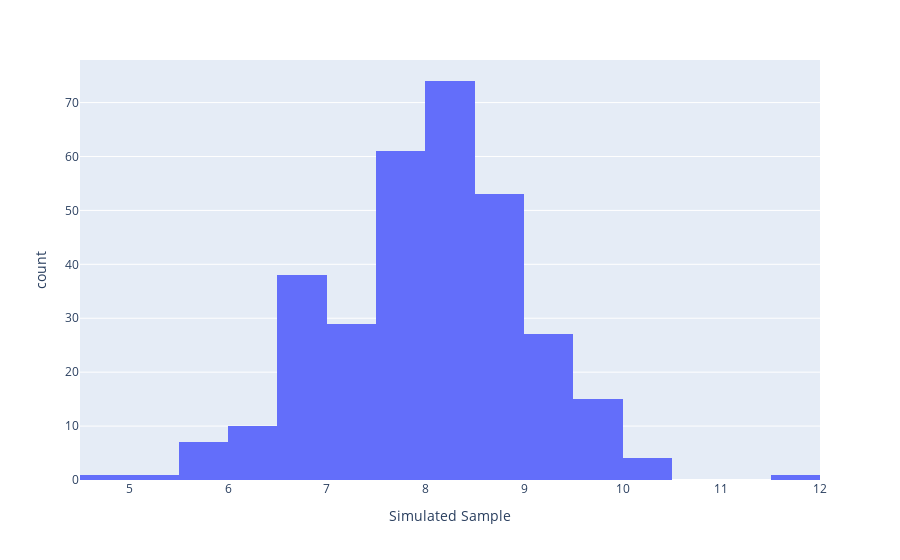

Source (notebook cell):
### Code cell
# example of one sample simulated under the null hypothesis
fig = px.histogram(pd.DataFrame({'Simulated Sample': x}), x='Simulated Sample', nbins=15)
fig.show()

### Figure 1 — Plotly figure (JSON) as saved in the notebook; plotly's stock layout.template omitted (floating-point values rounded to 4 significant figures; data arrays with more than 128 entries replaced by an {"elided": "..."} marker saying what was removed)
{"data": [{"alignmentgroup": "True", "bingroup": "x", "hovertemplate": "Simulated Sample=%{x}<br>count=%{y}<extra></extra>", "legendgroup": "", "marker": {"color": "#636efa", "pattern": {"shape": ""}}, "name": "", "nbinsx": 15, "offsetgroup": "", "orientation": "v", "showlegend": false, "type": "histogram", "x": {"elided": "321 float values"}, "xaxis": "x", "yaxis": "y"}], "layout": {"barmode": "relative", "legend": {"tracegroupgap": 0}, "margin": {"t": 60}, "xaxis": {"anchor": "y", "domain": [0, 1], "title": {"text": "Simulated Sample"}}, "yaxis": {"anchor": "x", "domain": [0, 1], "title": {"text": "count"}}}}
